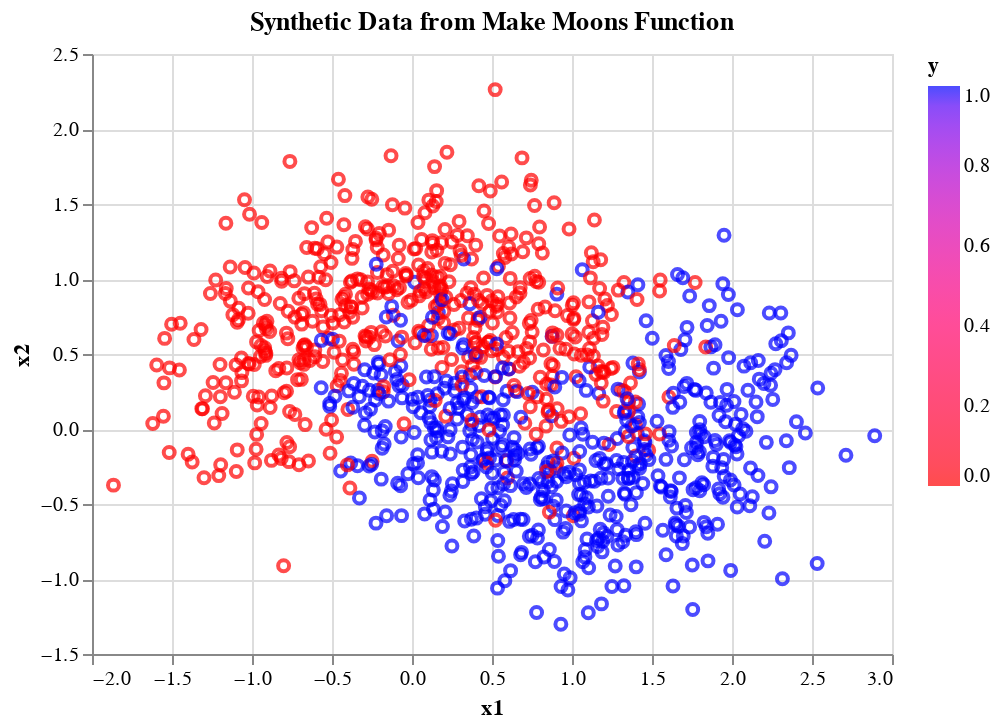

The cell this chart's notebook holds for it:
### Markdown cell above
**(b)** Visualizing Data

### Code cell
import altair as alt

alt.Chart(
    pd.DataFrame(
        {'x1': X_data[:, 0], 
        'x2': X_data[:, 1], 
        'y': Y_data}), 
        title = "Synthetic Data from Make Moons Function").mark_point().encode(
            x='x1', 
            y='x2', 
            color=alt.Color('y', scale=alt.Scale(
                domain=[0.0, 1.0], 
                range=['red', 'blue'])))

### Figure 1 — Vega-Lite specification as saved in the notebook (floating-point values rounded to 4 significant figures; data arrays with more than 128 entries replaced by an {"elided": "..."} marker saying what was removed)
{"config": {"view": {"continuousWidth": 400, "continuousHeight": 300}}, "data": {"name": "data-6d9093bffcfe47f7ff7c8d0a9c456f3d"}, "mark": "point", "encoding": {"color": {"field": "y", "scale": {"domain": [0.0, 1.0], "range": ["red", "blue"]}, "type": "quantitative"}, "x": {"field": "x1", "type": "quantitative"}, "y": {"field": "x2", "type": "quantitative"}}, "title": "Synthetic Data from Make Moons Function", "$schema": "https://vega.github.io/schema/vega-lite/v4.17.0.json", "datasets": {"data-6d9093bffcfe47f7ff7c8d0a9c456f3d": {"elided": "1000 records"}}}
